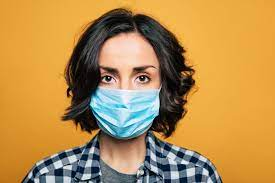
#> input picture img/testset/chir/mask-chir2.jpg, 275 x 183 px
$ jupyter execute --allow-errors testing.ipynb
#> lines starting #> are read from the running program, lines starting #| are printed output that depends on the picture
[cell 1]
import matplotlib.pyplot as plt

import numpy as np

from skimage import io, color, transform
from skimage.feature import hog

import joblib

[cell 2]
test_image = io.imread('img/testset/chir/mask-chir2.jpg')
#> test_image is the input picture: shape (183, 275, 3); mean R, G, B 183, 141.7, 78.9
test_image = color.rgb2gray(test_image)
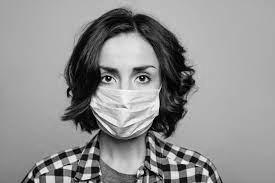
#> test_image: shape (183, 275) float64; min 0, max 0.989, mean 0.572
test_image = transform.rescale(test_image, 0.5)
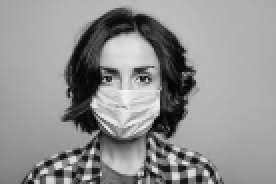
#> test_image: shape (92, 138) float64 (shown 2 times larger); min 0.00956, max 0.966, mean 0.572
test_image = test_image[:160, 40:180]
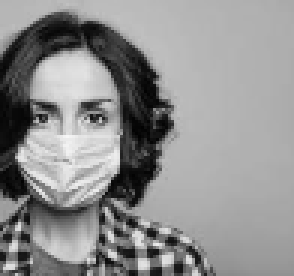
#> test_image: shape (92, 98) float64 (shown 3 times larger); min 0.00956, max 0.966, mean 0.563

plt.imshow(test_image, cmap='gray')
plt.axis('off');

[cell 3]
positive_patches_shape = (62, 47)

[cell 4]
def sliding_window(img, patch_size=positive_patches_shape,
                   istep=2, jstep=2, scale=1.0):
    Ni, Nj = (int(scale * s) for s in patch_size)
    for i in range(0, img.shape[0] - Ni, istep):
        for j in range(0, img.shape[1] - Ni, jstep):
            patch = img[i:i + Ni, j:j + Nj]
            if scale != 1:
                patch = transform.resize(patch, patch_size)
            yield (i, j), patch

indices, patches = zip(*sliding_window(test_image))
#> indices = 270 pairs, first value 0 to 28, second value 0 to 34; patches = 270 items
patches_hog = np.array([hog(patch) for patch in patches])
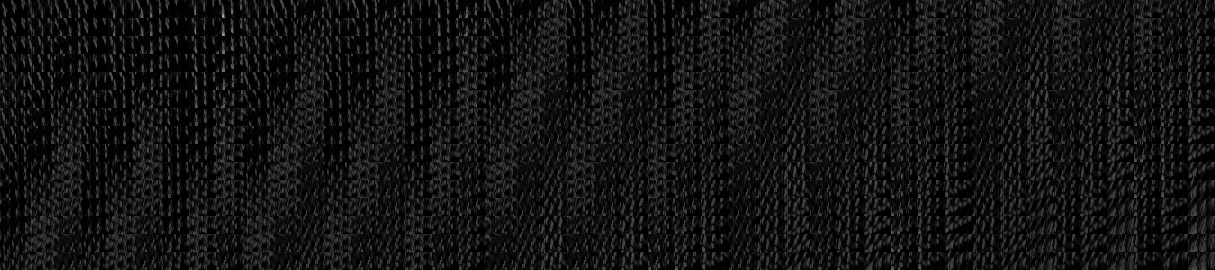
#> patches_hog: shape (270, 1215) float64; min 0, max 0.664, mean 0.0785
patches_hog.shape
#> Out = (270, 1215)

$ run again, with img/testset/chir/mask-chir3.jpg copied over img/testset/chir/mask-chir2.jpg
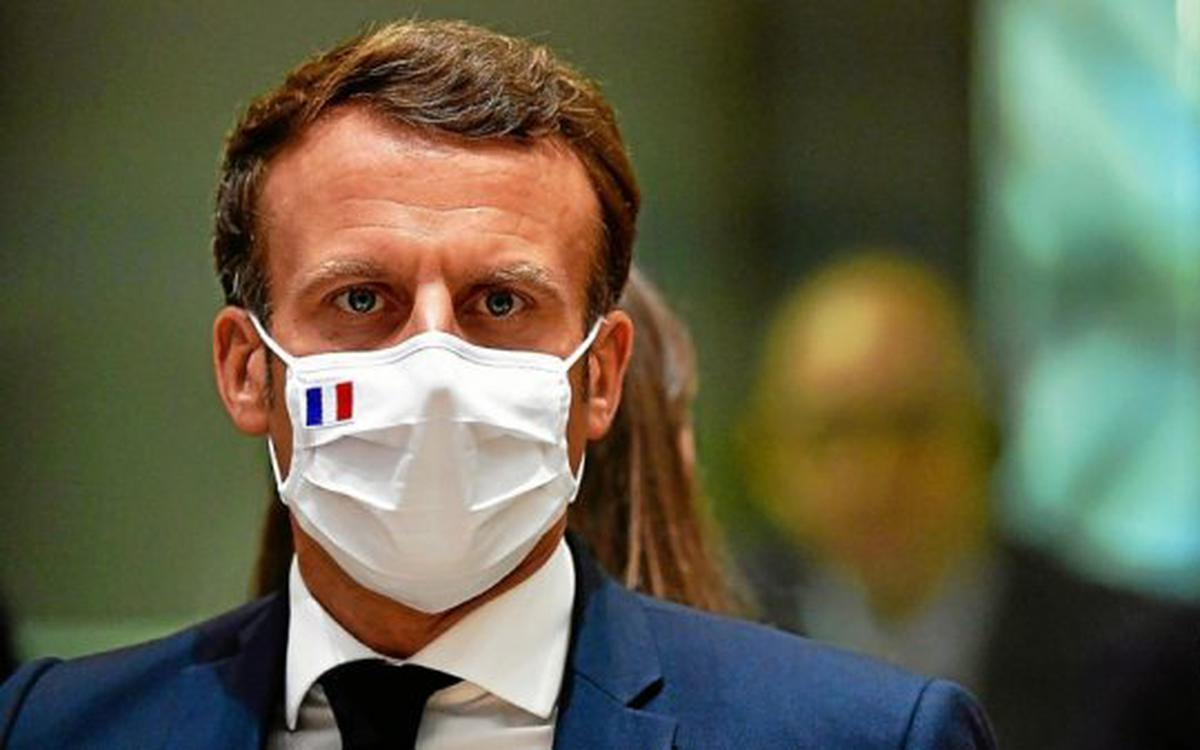
#> input picture img/testset/chir/mask-chir3.jpg, 1200 x 750 px
#> test_image is the input picture: shape (750, 1200, 3); mean R, G, B 98.8, 97.8, 75.6
#> `test_image = test_image[:160, 40:180]`:
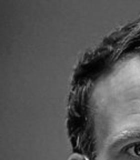
#> test_image: shape (160, 140) float64; min 0.00282, max 0.833, mean 0.337
#> indices = 1911 pairs, first value 0 to 96, second value 0 to 76; patches = 1911 items
#> `patches_hog = np.array([hog(patch) for patch in patches])`:
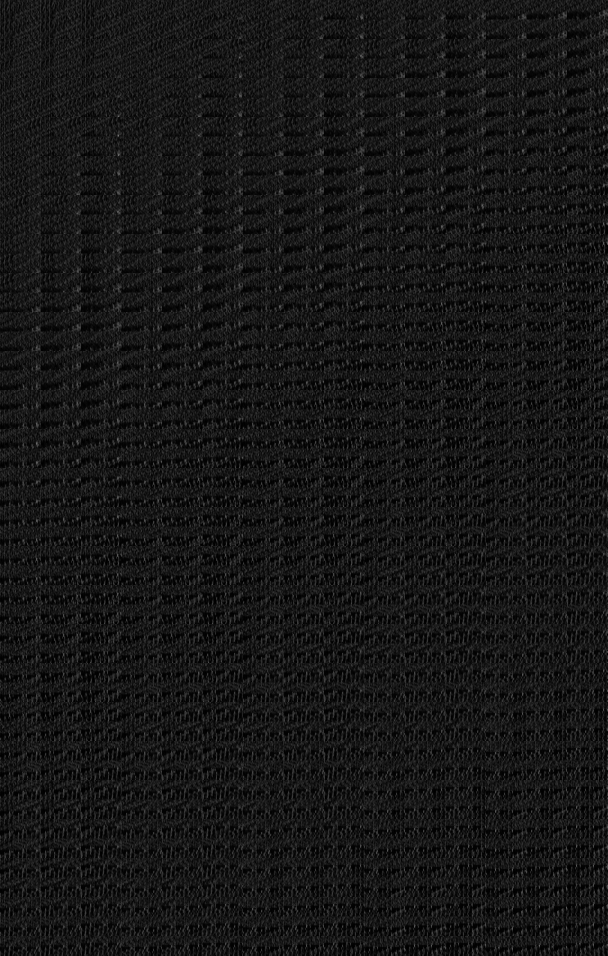
#> patches_hog: shape (1911, 1215) float64 (shown at 1/2 size); min 0, max 0.498, mean 0.0896
